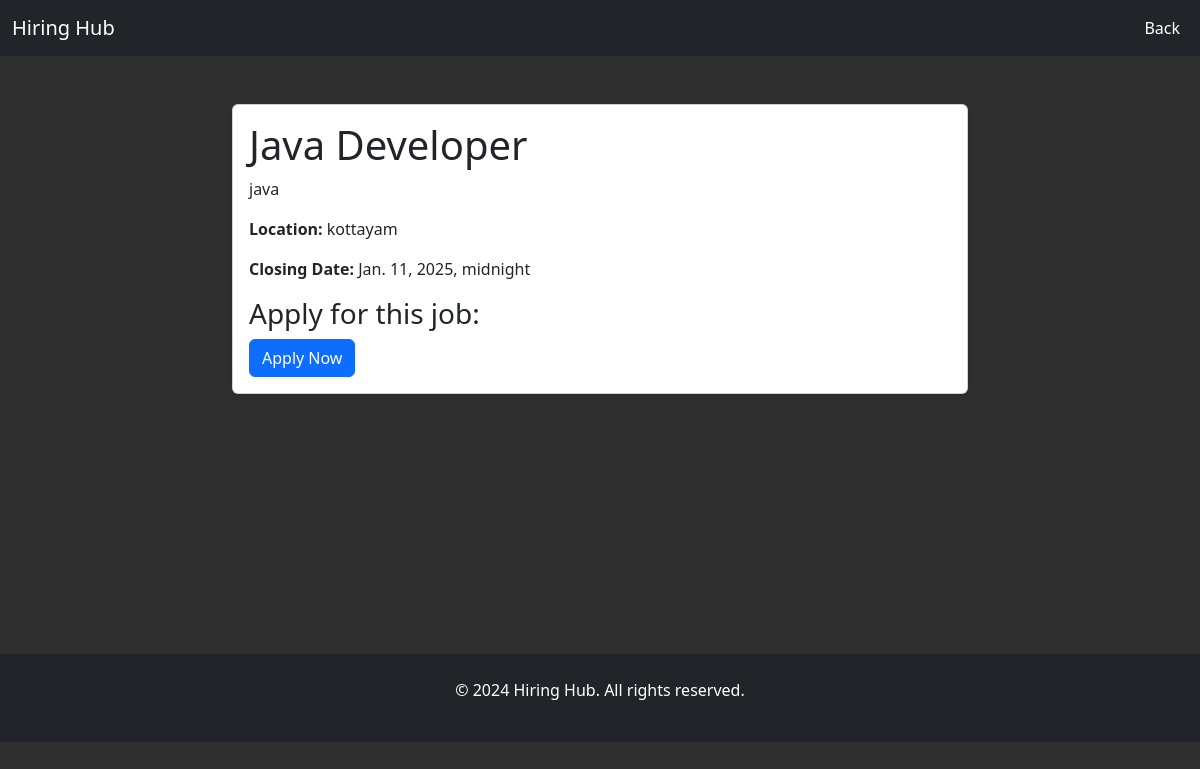
The page /job/4/ (signed in) on the database its author committed.
### job/models.py (models this page shows)
class Job(models.Model):
    company_id = models.ForeignKey(Company, on_delete=models.CASCADE)
    department_id = models.ForeignKey(Department, on_delete=models.CASCADE)
    skill_id = models.ForeignKey(Skill, on_delete=models.CASCADE)
    title = models.CharField(max_length=255)
    description = models.CharField(max_length=500)
    location = models.CharField(max_length=100)
    posted_at = models.DateTimeField(auto_now_add=True)
    closing_date = models.DateTimeField()

### job/views.py (the view)
# urls.py: path('job/<int:job_id>/', views.job_detail, name='job_detail'),
@login_required
def job_detail(request, job_id):
    job = get_object_or_404(Job, pk=job_id)
    return render(request, 'job_detail.html', {'job': job})

### job/templates/job_detail.html (shortened to what this page needs)
<!DOCTYPE html>
<html lang="en">
<head>
    <link href="https://cdn.jsdelivr.net/npm/bootstrap@5.3.3/dist/css/bootstrap.min.css" rel="stylesheet">
</head>
<body>
    <nav class="navbar navbar-expand-lg navbar-dark bg-dark">
        <div class="container-fluid">
            <a class="navbar-brand" href="#">Hiring Hub</a>
            <div class="collapse navbar-collapse" id="navbarNav">
                <ul class="navbar-nav ms-auto">
                    <li class="nav-item">
                        <a class="nav-link text-white" href="{% url 'job_list' %}">Back</a>
                    </li>
                </ul>
            </div>
        </div>
    </nav>
    <div class="container mt-5">
        <div class="row justify-content-center">
            <div class="col-md-8">
                <div class="card shadow-sm">
                    <div class="card-body">
                        <h1 class="card-title">{{ job.title }}</h1>
                        <p class="card-text">{{ job.description }}</p>
                        <p class="card-text"><strong>Location:</strong> {{ job.location }}</p>
                        <p class="card-text"><strong>Closing Date:</strong> {{ job.closing_date }}</p>
                        <h3>Apply for this job:</h3>
                        {% if request.user.is_authenticated %}
                            <a href="{% url 'apply_for_job' job.id %}" class="btn btn-primary">Apply Now</a>
                        {% else %}
                            <p>You must be <a href="{% url 'logins' %}">logged in</a> to apply.</p>
                        {% endif %}
                    </div>
                </div>
            </div>
        </div>
    </div>
    <footer class="bg-dark text-white text-center py-4 " style="margin-top: 260px;">
        <p>&copy; 2024 Hiring Hub. All rights reserved.</p>
    </footer>
</body>
</html>

### job/templates/job_detail.html (style rules this page uses)
body { overflow: hidden; background: #2e2f2e; }

### rows shown on the page
Job: title "Java Developer", description "java", location "kottayam", closing_date "Jan. 11, 2025, midnight"
